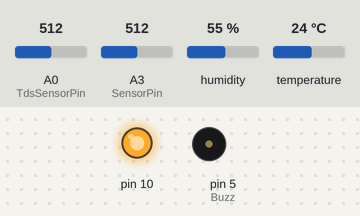
Bench run of a sketch on a simulated Arduino Uno, built with avr-gcc and run on an emulated ATmega328P. Shown: output pins drawn as LEDs (lit = HIGH), buzzer (waves = sounding, pin HIGH). Inputs (shaded band) come from the test bench; at power-on: A0 (TdsSensorPin) = 512, A3 (SensorPin) = 512, humidity 55 %, temperature 24 °C. Random numbers use the default seed unless the sketch sets one; what the sketch prints to the serial monitor is not drawn.

Above: at 1.2 s.
1.3 s: A0 (TdsSensorPin) set to 282
3.9 s: A0 (TdsSensorPin) set to 255
At 6.5 s:
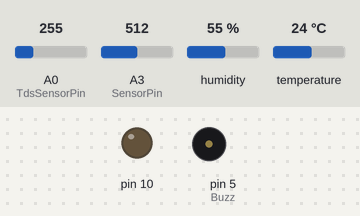
8.6 s: A3 (SensorPin) set to 816
12.1 s: A3 (SensorPin) set to 829
At 14.4 s:
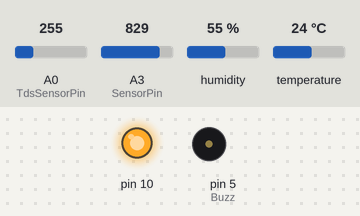
14.7 s: A3 (SensorPin) set to 716
At 15.86 s:
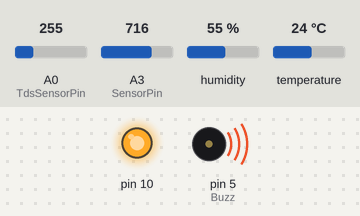
Timing chart, 0 to 20.0 s (numbered marks = the images above; inputs shaded):
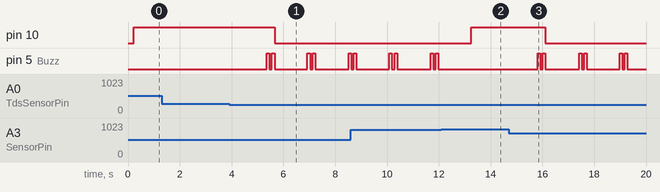

The sketch:

thingsboardconnect.ino
```cpp
#include <DHT.h>
#include <DHT_U.h>

#include <GravityTDS.h>
#include <ArduinoJson.h>
#include <SoftwareSerial.h>

SoftwareSerial espSerial(2,3);
#define USE_ARDUINO_INTERRUPTS true    // Set-up low-level interrupts
#define DHTPIN 7     // Digital pin connected to the DHT sensor
#define DHTTYPE DHT11   // DHT 11  (AM2302), AM2321
#define Buzz 5

DHT dht(DHTPIN, DHTTYPE);

//  Variables
#define TdsSensorPin A0
GravityTDS gravityTds;

float temperature = 25,tdsValue = 0;
#define SensorPin A3          // the pH meter Analog output is connected with the Arduino’s Analog
float avgValue;  //Store the average value of the sensor feedback
float b;
float temp;
float buf[10];
float voltage;
float phValue;
float buf_tds[10];
float randNumber;

void setup(){
randomSeed(analogRead(5));
Serial.begin(9600);
espSerial.begin(9600);
pinMode(10,OUTPUT);
pinMode(5,OUTPUT);
gravityTds.setPin(TdsSensorPin);
    gravityTds.setAref(5);  //reference voltage on ADC, default 5.0V on Arduino UNO
    gravityTds.setAdcRange(1024);  //1024 for 10bit ADC;4096 for 12bit ADC
    gravityTds.begin();  //initialization
dht.begin();
}

void loop()
{
  float h = dht.readHumidity();        // read humidity
  float t = dht.readTemperature();     // read temperature
 gravityTds.setTemperature(temperature);  // set the temperature and execute temperature compensation
    gravityTds.update();  //sample and calculate
    tdsValue = gravityTds.getTdsValue();  // then get the value
 randNumber = random(7.1, 7.3);
  for(int i=0;i<10;i++)
 {
  buf[i]=analogRead(SensorPin);
  delay(10);
 }
 for(int i=0;i<9;i++)
 {
  for(int j=i+1;j<10;j++)
  {
   if(buf[i]>buf[j])
   {
    temp=buf[i];
    buf[i]=buf[j];
    buf[j]=temp;
   }
  }
 }
 avgValue=0;
 for(int i=2;i<8;i++)
 avgValue+=buf[i];
 avgValue=avgValue/6;
 //voltage = 1.25*avgValue;
 voltage = (float)avgValue*5.0/1024;
 phValue = -5.70 * (voltage-0.5) + 21.34; //voltage conversion
 //peri
 //digitalWrite(10,HIGH);
 //delay(2000);
 //digitalWrite(10,LOW);
 //delay(2000);
 //peri ends
  for(int i=0;i<10;i++)
 {
  buf_tds[i]=tdsValue;
  delay(10);
 }
 for(int i=0;i<9;i++)
 avgValue+=buf_tds[i];
 avgValue=avgValue/10;
 if(avgValue > 500){
 digitalWrite(10,HIGH);
 }else{
 digitalWrite(Buzz,HIGH);
 delay(100);
 digitalWrite(Buzz,LOW);
 delay(100);
  digitalWrite(Buzz,HIGH);
  delay(100);
  digitalWrite(Buzz,LOW);
 digitalWrite(10,LOW);
 }
  Serial.print("TDS:");
  Serial.print(tdsValue,0);
  Serial.println(" ppm");
  Serial.print("pH:");
  Serial.println(randNumber);
  Serial.println(F("Humidity: "));
  Serial.print(h);
  Serial.print("%");
  Serial.println(F("Temperature: "));
  Serial.print(t);
  Serial.print(F("°C "));
  StaticJsonDocument<1000> jsonBuffer;
  JsonObject data = jsonBuffer.to<JsonObject>();
  data["TDS"] = avgValue;
  data["pH"] = phValue;
  data["Humidity"] = h;
  data["Temperature"] = t;
  //data["Sensor_2"] = 45;
  serializeJson(data, espSerial);
  jsonBuffer.clear();
  //temp = 0;
  delay(1000);
}
```

Measured:
- the behaviour switches between 272 and 271 on A0 (TdsSensorPin) (found by bisection; images 0 and 1)
- the behaviour switches between 822 and 823 on A3 (SensorPin) (found by bisection; images 1 and 2)
- after the input at 1.3 s, every drawn part: stays the same
- after the input at 3.9 s, pin 10: HIGH → LOW after 1.8 s; pin 5 (Buzz): LOW → HIGH after 1.5 s, → LOW 0.10 s later, → HIGH 0.10 s later, → LOW 0.10 s later, … (9 changes in this stretch)
- after the input at 12.1 s, pin 10: LOW → HIGH after 1.2 s
- after the input at 14.7 s, pin 10: HIGH → LOW after 1.4 s; pin 5 (Buzz): LOW → HIGH after 1.1 s, then repeats every 1.6 s: LOW 0.10 s, HIGH 0.10 s, LOW 1.3 s, HIGH 0.10 s
